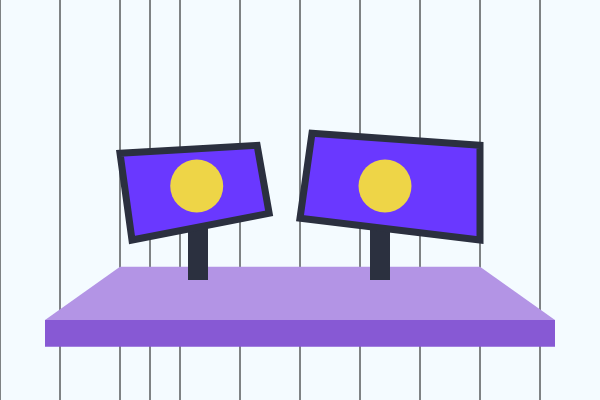
Frame 1 (no input)
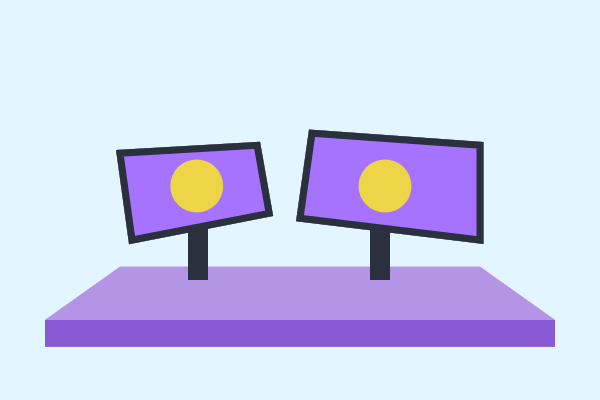
Frame 60 (no input)
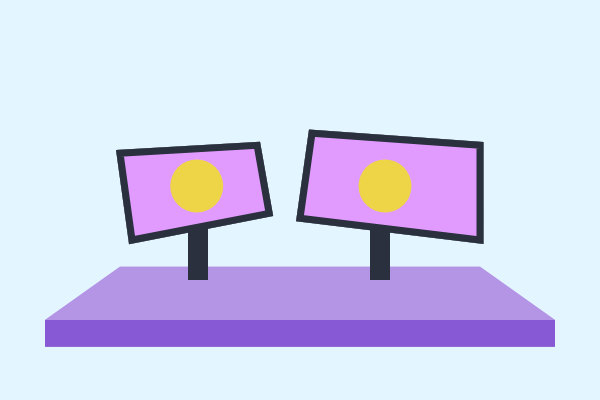
Frame 120 (the mouse pressed at the canvas centre since frame 60)

The p5.js sketch that drew these frames (run headless with seeded random() and noise() and a simulated clock; from frame 60 on, the mouse is pressed at the canvas centre):

// p5.js sketch
// ── sketch.js
let upr = true;
let upg = true;
let upb = true;
let r = 105;
let g = 55;
let b = 125;

function setup() {
  createCanvas(600, 400);  
}

function draw() {
  background (228, 244, 280, 100);  
  
  let i = 0;

  //tried using loop to draw grid, made it crash
  while (i < 10){
    stroke(10);
    line(i*width/10, 0,
        i*width/10, height);
          i++;
  }


stroke(10);
line(2.5*width/10, 0,
        2.5*width/10, height);
    
  
  //draw desk
  strokeWeight(0);
  fill(179,148,229);
  quad(width/5, 2*height/3,
       4*width/5, 2*height/3, 
       4*width/5+width/8, 4*height/5,
       width/5-width/8, 4*height/5
      );
  fill(135, 89, 212);
  rect(width/5-width/8, 4*height/5,
       (4*width/5+width/8)-(width/5-width/8), height/15
       );
  
  
  //draw monitor stands
  fill(43,48,63);
  rect(width/3-width/50,2*height/4,
      width/30, height/5);
    rect(2*width/3-width/20,2*height/4,
      width/30, height/5);
  
  
  //set r g b of monitors
  if (upr==true) {
    r++;
    if (r>=255) upr = false;
  }
  else if (upr==false) {
    r--;
    if (r<=55) upr = true;
  }
  
  if (upg==true) {
    g++;
    if (g>=155) upg = false;
  }
  else if (upg==false) {
    g--;
    if (g<=155) upg = true;
  }
  
  if (upb==true) {
    b=b*9;
    if (b>=255) upb = false;
  }
  else if (upb==false) {
    b--;
    if (b<=0) upb = true;
  }
  
  strokeWeight(7);
  stroke(43,48,63);
  fill(r,g,b);
  
  //draw 1st monitor
  quad(width/5, height/3+width/30, //top left
      3*width/7, height/3+width/50, //top right
      3*width/7+width/50, 3*height/5-height/15, //bottom right
       width/5+width/50, 3*height/5 //bottom left
      );
  
  //draw 2nd monitor
  quad(width/2+width/50, height/3, //top left
      4*width/5, height/3+width/50, //top right
      4*width/5, 3*height/5, //bottom right
       width/2, 6*height/11 //bottom left
      );
  
  //eyes
  strokeWeight(0);
  fill(238,213,71);
  circle(width/3.05, height/2.15, 53); 
  circle(2*width/3-width/40, height/2.15, 53); 
  
  
  
}
